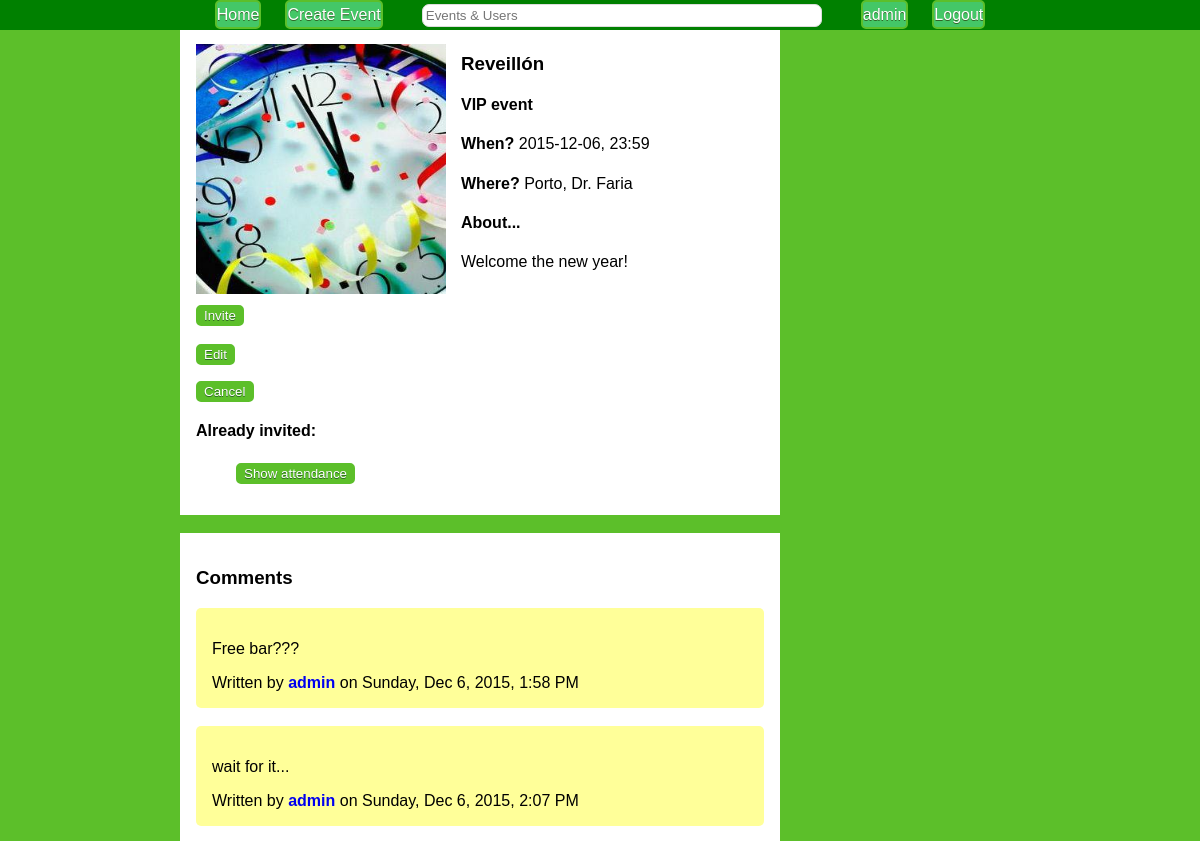
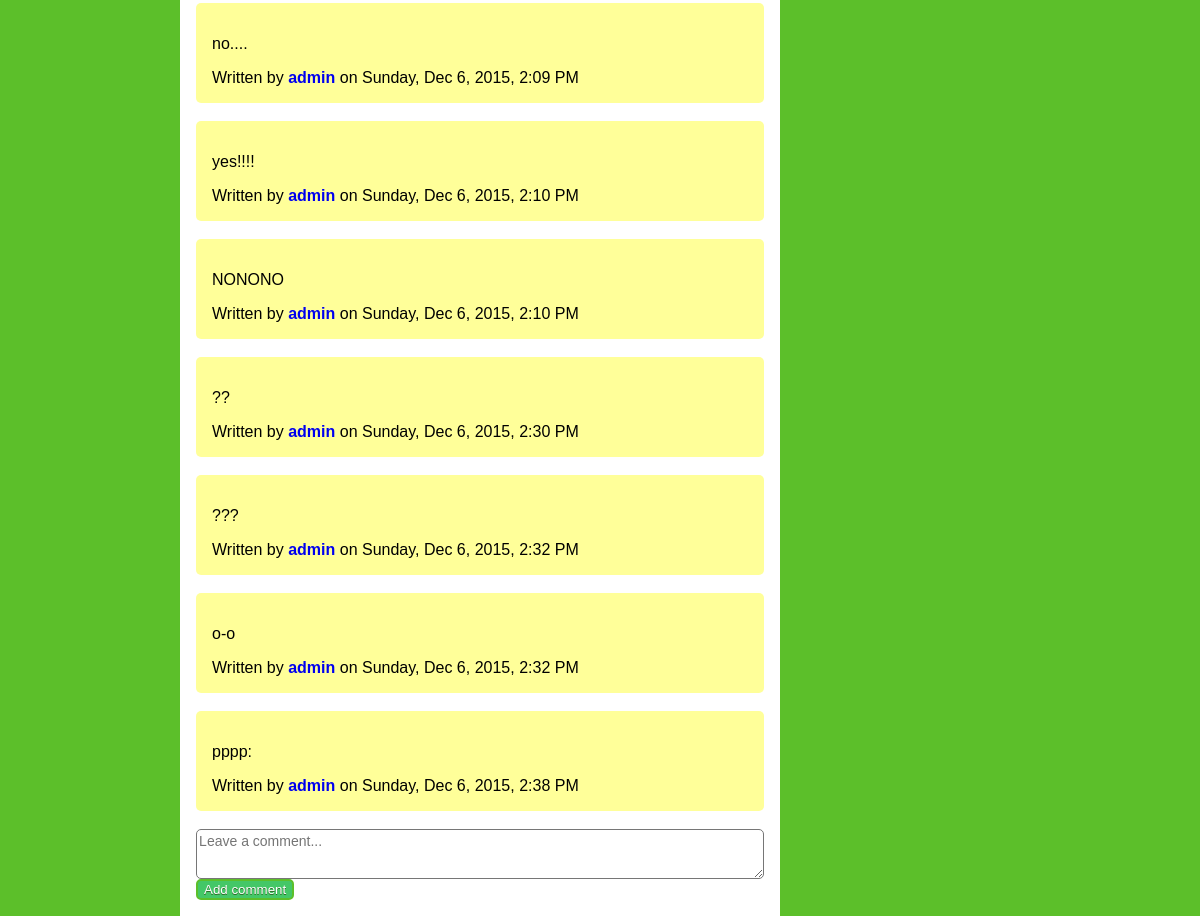
The page /?event=1 (signed in) on the database its author committed (2 pictures, top to bottom).
### tables this page shows
CREATE TABLE Event(
	id INTEGER PRIMARY KEY,
	creator NOT NULL REFERENCES User(username) ON DELETE CASCADE,
	nameTag TEXT NOT NULL,
	type REFERENCES EventType(eventType) NOT NULL,
	description TEXT NOT NULL,
	time TEXT NOT NULL,
	city TEXT NOT NULL,
	address TEXT,
	imageURL TEXT,
	publicEvent INTEGER NOT NULL,
	CONSTRAINT ck_public CHECK (publicEvent = 0 OR publicEvent = 1)
);

CREATE TABLE Comment(
	id INTEGER PRIMARY KEY,
	username TEXT REFERENCES User(username) ON DELETE CASCADE,
	eventId INTEGER REFERENCES Event(id) ON DELETE CASCADE,
	time TEXT NOT NULL,
	commentContent TEXT NOT NULL
);

### database/events.php (called while the page is built, shortened)
<?php
include_once('connection.php');
function getEvent($eventID){
	global $db;
	$stmt = $db->prepare('SELECT * FROM  Event WHERE id = :eventID');
	$stmt->bindParam(':eventID', $eventID, PDO::PARAM_INT);
	try{
   		$stmt->execute();
   		return $stmt->fetch();
  	} catch(PDOException $e) {
    	return false;
  	}
}
?>

### database/comments.php (called while the page is built, shortened)
<?php
include_once('connection.php');
function getEventComments($eventID){
	global $db;
	$stmt = $db->prepare('SELECT * FROM Comment WHERE eventID=:eventID');
	$stmt->bindParam(':eventID', $eventID, PDO::PARAM_INT);
	$stmt->execute();
	try{
   		$stmt->execute();
   		return $stmt->fetchAll();
  	} catch(PDOException $e) {
    	return false;
  	}
}
?>

### templates/list_comments.php (the view)
<br>
<div id="comments" class="comments">
  <h3>Comments</h3>
  <div class="commentList">
    <?php foreach ($comments as $comment) { ?>
        <div id="comment" class="comment">
          <p class="text"><?=$comment['commentContent']?></p>
          <div class="authorNtime">Written by <a id="userRef" href="./?user=<?=$comment['username']?>"><?=$comment['username']?></a>  on <?=$comment['time']?></div>
        </div><br>
        <?php } if(count($comments)==0){ ?>
          <p class="noComments">No comments so far...</p>
          <?php } ?>
  </div>
      <div id="new_comment">
          <textarea name="commentContent"  placeholder="Leave a comment..." /></textarea>
          <br>
          <button id="addComment" type="button" onclick="addCommentToEvent('<?=$_SESSION['username']?>', <?=$event['id']?>)">Add comment</button>
      </div>
</div>

### templates/view_event.php (shortened to what this page needs)
<div id="event_item" class="event-item">
  <br>
  <img id="image" src="images/thumbs_medium/<?=$event['imageURL']?>" width="250" height="250">
  <div id="event_info">
    <h3><?=$event['nameTag']?></h3>
    <h4><?=$event['type']?></h4>
    <h4>When? <label><?php echo str_replace("T",", ",$event['time']) ?></label></h4>
    <h4>Where? <label> <?=$event['city']?><?php if($event['address'] != ""){?>, <?=$event['address']?><?php } ?></label>
    </h4>
    <?php if($event['description'] != ""){?>
        <h4>About...</h4>
        <p><?=$event['description']?></p>
    <?php } ?>
  </div>
  <div id="options">
    <?php
      if(isset($_SESSION['username'])) {
        if($event['creator']==$_SESSION['username']) { ?>
          <button data-event="<?=$event['id']?>" id="invite" type="button">Invite</button>
          <br><br>
          <form action="edit_event.php" method="post">
            <input id="edit" type="submit" value="Edit">
          </form>
          <button id="cancel" type="button" onclick="cancelEvent('<?=$_SESSION['username']?>', <?=$event['id']?>, '<?=$event['imageURL']?>')">Cancel</button>
          <h4>Already invited: </h4>
    <?php } }?>
        <ul id="attendance">
          <button id="showAttendance" data-event="<?=$event['id']?>">Show attendance</button>
        </ul>
  </div>
</div>

### style/header_style.css (style rules this page uses)
* { -webkit-box-sizing: border-box; -moz-box-sizing: border-box; box-sizing: border-box; }
html, body { margin: 0em; padding: 0em; background-color: #5cbf2a; }
body { margin-top: 40px; }

### style/event_item_style.css (style rules this page uses)
#edit, #invite, #cancel, #showAttendance, #addComment, button #attendance { display: block; background-color:#44c767; -moz-border-radius:5px; -webkit-border-radius:5px; border-radius:5px; display:inline-block; cursor:pointer; color:#ffffff; font-family:Arial; text-decoration:none; border: 2px solid #5cbf2a; text-shadow:0px 1px 0px #2f6627; }
#edit, #invite, #cancel, #showAttendance, button #attendance :hover { background-color:#5cbf2a; }
#edit, #invite, #cancel, #showAttendance, button #attendance :active { position:relative; top:1px; }
img#image { float: left; margin: 10px 15px 10px 0; }
html, body { margin: 0em; padding: 0em; background-color: #5cbf2a; }
div#event_item { padding: 1em; background-color: #ffffff; position:relative; top: 10%; bottom: 10%; left: 15%; right: 15%; width: 50%; font-family: "Helvetica", Arial, sans-serif; }
div#comments { padding: 1em; background-color: #ffffff; position:relative; top: 10%; bottom: 10%; left: 15%; right: 15%; width: 50%; font-family: "Helvetica", Arial, sans-serif; }
div#comment { border-radius: 5px; background-color: #ffff99; padding: 1em; position:relative; font-family: "Helvetica", Arial, sans-serif; }
div#new_comment > textarea { border-radius: 5px; font: 14px/1.4 "Helvetica", Arial, sans-serif; margin: 0.1; width: 100%; height: 50px; }
div#options { clear: both; }
a#userRef { text-decoration: none; font-weight: bold; font-family: "Helvetica", Arial, sans-serif; }
label { display: inline; font-weight: normal; }

### rows shown on the page
event: imageURL (picture), nameTag "Reveillón", type "VIP event", time "2015-12-06, 23:59", city "Porto", address "Dr. Faria", description "Welcome the new year!"
comment: commentContent "Free bar???", username "admin", time "Sunday, Dec 6, 2015, 1:58 PM"
comment: commentContent "wait for it...", username "admin", time "Sunday, Dec 6, 2015, 2:07 PM"
comment: commentContent "no....", username "admin", time "Sunday, Dec 6, 2015, 2:09 PM"
comment: commentContent "yes!!!!", username "admin", time "Sunday, Dec 6, 2015, 2:10 PM"
comment: commentContent "NONONO", username "admin", time "Sunday, Dec 6, 2015, 2:10 PM"
comment: commentContent "??", username "admin", time "Sunday, Dec 6, 2015, 2:30 PM"
comment: commentContent "???", username "admin", time "Sunday, Dec 6, 2015, 2:32 PM"
comment: commentContent "o-o", username "admin", time "Sunday, Dec 6, 2015, 2:32 PM"
comment: commentContent "pppp:", username "admin", time "Sunday, Dec 6, 2015, 2:38 PM"

### other values the page prints
$_SESSION['username'] "admin"
